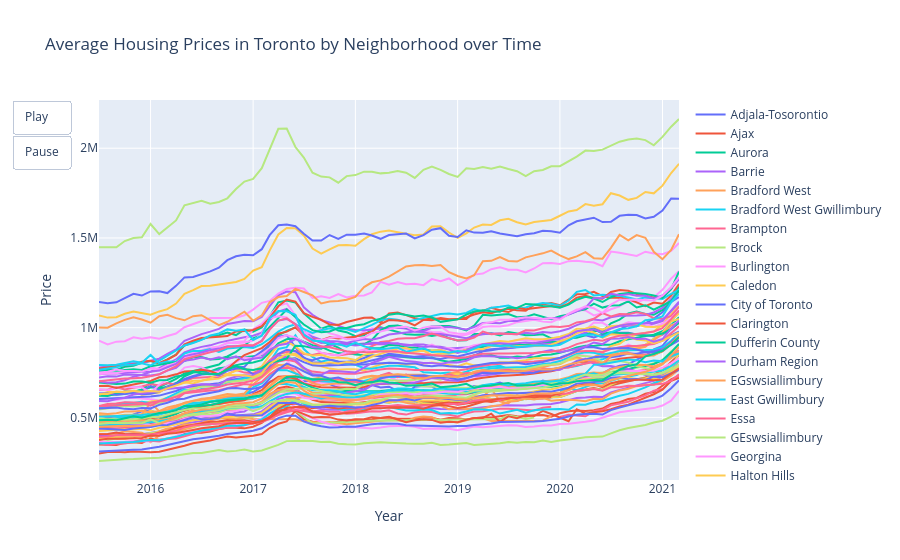

Notebook source saved alongside this figure:
### Code cell
import plotly.graph_objects as go
import pandas as pd

# Load data
df = pd.read_csv('mls.csv')

# Create figure
fig = go.Figure()

# Iterate over each neighborhood and add a trace for each
for neighborhood in df['Location'].unique():
    neighborhood_df = df[df['Location'] == neighborhood].sort_values('Date')
    fig.add_trace(
        go.Scatter(
            x=neighborhood_df['Date'],
            y=neighborhood_df['CompBenchmark'],
            name=neighborhood,
            mode='lines',
        )
    )

# Add layout options
fig.update_layout(
    title='Average Housing Prices in Toronto by Neighborhood over Time',
    xaxis_title='Year',
    yaxis_title='Price',
    hovermode='x',
    updatemenus=[dict(
        type='buttons',
        showactive=False,
        buttons=[dict(
            label='Play',
            method='animate',
            args=[None, dict(frame=dict(duration=500), fromcurrent=True)]
        ),
        dict(
            label='Pause',
            method='animate',
            args=[[None], dict(frame=dict(duration=0), mode='immediate', transition=dict(duration=0))]
        )]
    )] 
)

# Define frames for animation
frames = [go.Frame(data=[go.Scatter(
                            x=df[df['Location'] == neighborhood]['Date'].unique()[:i+1],
                            y=df[df['Location'] == neighborhood]['CompBenchmark'].unique()[:i+1],
                            name=neighborhood,
                            mode='lines',
                        )],
                   name=str(i)) for i in range(len(df['Date'].unique()))]

# Add frames to the figure
fig.frames = frames

# Show the figure
fig.show()
